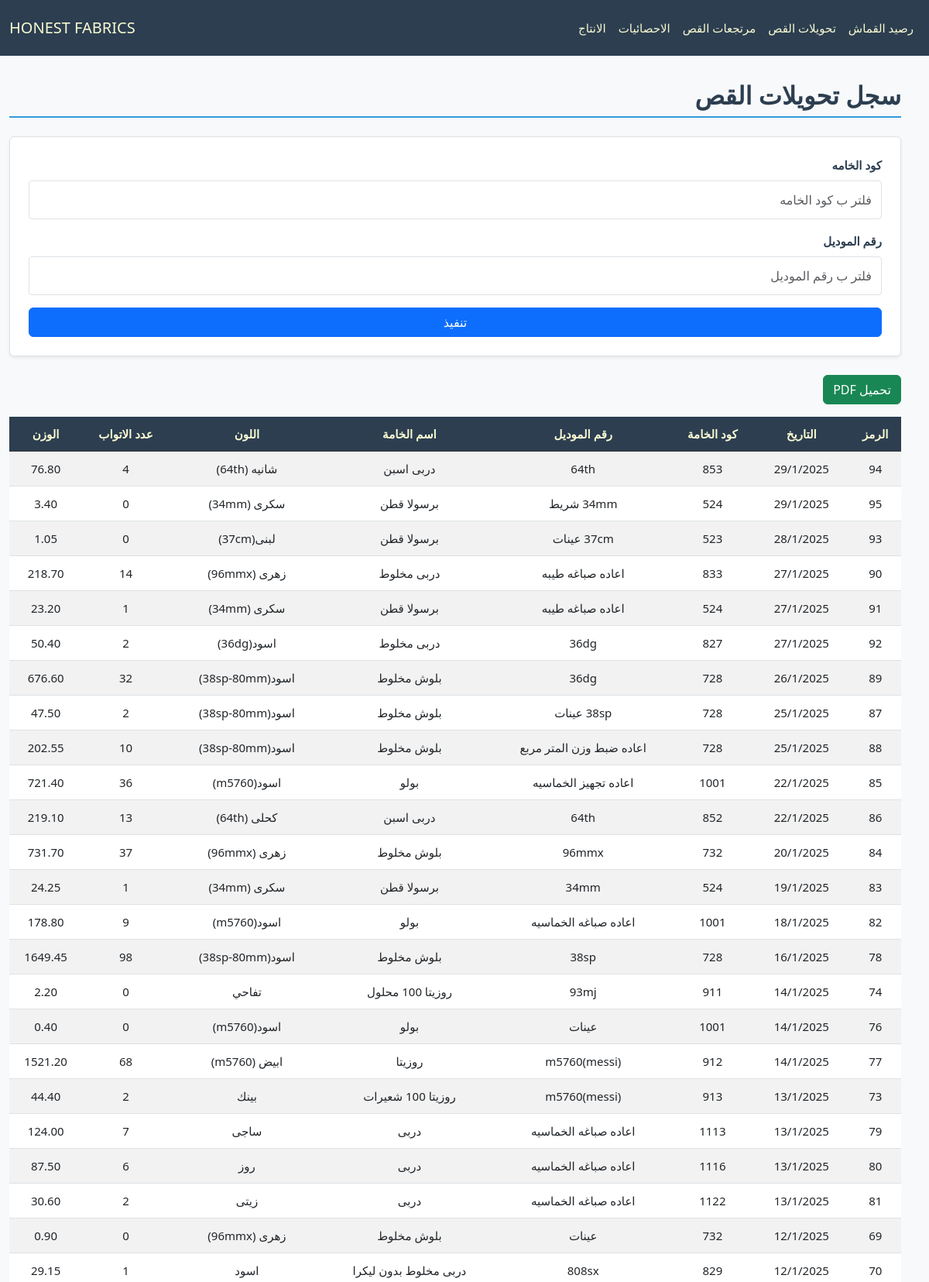
/cloth/CutTransfer/ (upper part), run on the app's committed database.
### cloth/models.py (models this page shows, shortened)
class Base(models.Model):
    id = models.IntegerField(primary_key=True, verbose_name="الرمز")
    fabric_code = models.CharField(max_length=100, verbose_name="كود الخامه", db_index=True, null=True, blank=True)
    fabric_name = models.CharField(max_length=200, verbose_name="اسم الخامه", null=True, blank=True)
    color = models.CharField(max_length=100, verbose_name="اللون", null=True, blank=True)
    roll = models.PositiveIntegerField(verbose_name="عدد الاتواب", null=True, blank=True)
    weight = models.DecimalField(max_digits=10, decimal_places=2, verbose_name="الوزن", null=True, blank=True)
    date = models.CharField(max_length=100,verbose_name="التاريخ", null=True, blank=True)
    class Meta:
        abstract = True

class CutTransfer(Base):
    model_number = models.CharField(max_length=100, verbose_name="رقم الموديل", null=True, blank=True)

### cloth/views.py (the view)
# urls.py: path('CutTransfer/', CutTransferView.as_view(), name='cut_transfer_view'),
class CutTransferView(FilterableListView):
    template_name = "cloth/cut.html"
    model = CutTransfer
    filter_fields = ['fabric_code', 'model_number']
    columns = ["الرمز","التاريخ","كود الخامة","رقم الموديل","اسم الخامة","اللون","عدد الاتواب","الوزن"]

### cloth/views.py (called while the page is built)
    def parse_date(self, date_str):
        try:
            normalized_date = date_str.replace("\\", "/")
            return datetime.strptime(normalized_date, "%d/%m/%Y")
        except (ValueError, AttributeError):
            return datetime.min

    def get_queryset(self):
        queryset = super().get_queryset()
        filters = Q()
        ordering = self.request.GET.get('order', 'desc')
        for field in self.filter_fields:
            filter_value = self.request.GET.get(field)
            if filter_value:
                filters &= Q(**{f"{field}__icontains": filter_value})
        filtered_queryset = queryset.filter(filters)
        models = list(filtered_queryset)
        models.sort(
            key=lambda x: self.parse_date(x.date) if x.date else datetime.min,
            reverse=(ordering == 'desc')
        )
        return models

    def get_context_data(self, **kwargs):
        context = super().get_context_data(**kwargs)
        update = Updates.objects.all().order_by('-date').first()
        context['update'] = localtime(update.date).strftime("%d/%m %I:%M %p") if update and update.date else None
        context['columns'] = self.columns
        model_meta = self.model._meta
        context['filter_fields'] = [
            {
                'field_name': field,
                'verbose_name': model_meta.get_field(field).verbose_name,
                'value': self.request.GET.get(field) or "",
            }
            for field in self.filter_fields
        ]
        return context

### cloth/templates/cloth/cut.html (shortened to what this page needs)
{% extends "cloth/layout.html" %}
{% block home_page %}
<a class="navbar-brand" href="{% url 'fabric_view' %}">HONEST FABRICS</a>
{% endblock %}
{% block navbar_links_small %}
{% include "cloth/nav_links.html" %}
{% endblock %}
{% block body %}
    <h2 class="section-title pt-4">سجل تحويلات القص</h2>
    <form method="get" class="filter-form mb-4 p-4 rounded shadow-sm">
        {% for filter_field in filter_fields %}
        <div class="form-group mb-3">
            <label for="filter_{{ forloop.counter }}" class="form-label">{{ filter_field.verbose_name }}</label>
            <input type="text" id="filter_{{ forloop.counter }}" name="{{ filter_field.field_name }}"
                   placeholder="فلتر ب {{ filter_field.verbose_name }}"
                   class="form-control"
                   value="{{ filter_field.value }}">
        </div>
        {% endfor %}
        <button type="submit" class="btn btn-primary w-100">تنفيذ</button>
    </form>
    <button onclick="generatePDF()" class="btn btn-success mb-3">تحميل PDF</button>
    <div style="overflow-y: auto; max-height: 70vh; position: relative;" class="table-responsive mb-4">
        <table id="data-table"  class="table table-striped">
            <thead class="table-dark">
                <tr>
                    <th style="position: sticky; top: 0;" >الرمز</th>
                    <th style="position: sticky; top: 0;" >التاريخ</th>
                    <th style="position: sticky; top: 0;" >كود الخامة</th>
                    <th style="position: sticky; top: 0;" >رقم الموديل</th>
                    <th style="position: sticky; top: 0;" >اسم الخامة</th>
                    <th style="position: sticky; top: 0;" >اللون</th>
                    <th style="position: sticky; top: 0;" >عدد الاتواب</th>
                    <th style="position: sticky; top: 0;" >الوزن</th>
                </tr>
            </thead>
            <tbody>
                {% for model in models %}
                <tr>
                    <td>{{ model.id }}</td>
                    <td>{{ model.date }}</td>
                    <td>{{ model.fabric_code }}</td>
                    <td>{{ model.model_number }}</td>
                    <td>{{ model.fabric_name }}</td>
                    <td>{{ model.color }}</td>
                    <td>{{ model.roll }}</td>
                    <td>{{ model.weight }}</td>
                </tr>
                {% empty %}
                <tr>
                    <td colspan="8" class="text-center">لا يوجد عناصر</td>
                </tr>
                {% endfor %}
            </tbody>
        </table>
    </div>
    {% endblock body %}

### cloth/static/cloth/styless.css (style rules this page uses)
:root { --primary-color: #3498db; --light-blue: #3db1ff5e; --secondary-color: #2c3e50; --success-color: #2ecc71; --danger-color: #e74c3c; --warning-color: #f1c40f; --light-bg: #f8f9fa; --dark-bg: #343a40; --light-text: lightgoldenrodyellow; --golden-text: rgb(255, 255, 0); --border-color: #dee2e6; --white-color: #ffffff; }
ul, div { padding: 0; margin: 0; }
body { background-color: var(--light-bg); margin-top: 80px; margin-inline: 0; font-family: 'Segoe UI', Tahoma, Geneva, Verdana, sans-serif; line-height: 1.6; font-size: 16px; }
#navbar, #navbar a, #navbar-menu-body, #navbar-menu-body a { color: var(--light-text) !important; }
.section-title { color: var(--secondary-color); border-bottom: 2px solid var(--primary-color); padding-bottom: 0.5rem; margin-bottom: 1.5rem; font-weight: bold; }
.table { border-collapse: separate; border-spacing: 0; border-radius: 8px; width: 100%; }
.table th, .table td { text-align: center; vertical-align: middle; padding: 10px; }
.table-striped tbody tr:nth-of-type(odd) { background-color: var(--light-bg); }
.table-dark th { background-color: var(--secondary-color); color: var(--light-text); }
.table-responsive table th, .table-responsive table td { white-space: nowrap; min-width: fit-content; }
.table-responsive table { width: 100%; table-layout: auto; }
.filter-form { background-color: var(--white-color); border: 1px solid var(--border-color); border-radius: 8px; padding: 1.5rem; box-shadow: 0 4px 6px rgba(0, 0, 0, 0.1); }
.filter-form .form-group { margin-bottom: 1.5rem; }
.filter-form .form-label { display: block; font-weight: bold; color: var(--secondary-color); margin-bottom: 0.5rem; }
.filter-form .form-control { border: 1px solid var(--border-color); border-radius: 4px; padding: 0.75rem; transition: border-color 0.3s ease, box-shadow 0.3s ease; }
@media (max-width: 1200px) { body { font-size: 15px; } }

### data on the page
CutTransfer: id "94", date "29/1/2025", fabric_code "853", model_number "64th", fabric_name "دربى اسبن", color "شانيه (64th)", roll "4", weight "76.80"
CutTransfer: id "95", date "29/1/2025", fabric_code "524", model_number "34mm شريط", fabric_name "برسولا قطن", color "سكرى (34mm)", roll "0", weight "3.40"
CutTransfer: id "93", date "28/1/2025", fabric_code "523", model_number "37cm عينات", fabric_name "برسولا قطن", color "لبنى(37cm)", roll "0", weight "1.05"
CutTransfer: id "90", date "27/1/2025", fabric_code "833", model_number "اعاده صباغه طيبه", fabric_name "دربى مخلوط", color "زهرى (96mmx)", roll "14", weight "218.70"
CutTransfer: id "91", date "27/1/2025", fabric_code "524", model_number "اعاده صباغه طيبه", fabric_name "برسولا قطن", color "سكرى (34mm)", roll "1", weight "23.20"
CutTransfer: id "92", date "27/1/2025", fabric_code "827", model_number "36dg", fabric_name "دربى مخلوط", color "اسود(36dg)", roll "2", weight "50.40"
CutTransfer: id "89", date "26/1/2025", fabric_code "728", model_number "36dg", fabric_name "بلوش مخلوط", color "اسود(38sp-80mm)", roll "32", weight "676.60"
CutTransfer: id "87", date "25/1/2025", fabric_code "728", model_number "38sp عينات", fabric_name "بلوش مخلوط", color "اسود(38sp-80mm)", roll "2", weight "47.50"
CutTransfer: id "88", date "25/1/2025", fabric_code "728", model_number "اعاده ضبط وزن المتر مربع", fabric_name "بلوش مخلوط", color "اسود(38sp-80mm)", roll "10", weight "202.55"
CutTransfer: id "85", date "22/1/2025", fabric_code "1001", model_number "اعاده تجهيز الخماسيه", fabric_name "بولو", color "اسود(m5760)", roll "36", weight "721.40"
CutTransfer: id "86", date "22/1/2025", fabric_code "852", model_number "64th", fabric_name "دربى اسبن", color "كحلى (64th)", roll "13", weight "219.10"
CutTransfer: id "84", date "20/1/2025", fabric_code "732", model_number "96mmx", fabric_name "بلوش مخلوط", color "زهرى (96mmx)", roll "37", weight "731.70"
CutTransfer: id "83", date "19/1/2025", fabric_code "524", model_number "34mm", fabric_name "برسولا قطن", color "سكرى (34mm)", roll "1", weight "24.25"
CutTransfer: id "82", date "18/1/2025", fabric_code "1001", model_number "اعاده صباغه الخماسيه", fabric_name "بولو", color "اسود(m5760)", roll "9", weight "178.80"
CutTransfer: id "78", date "16/1/2025", fabric_code "728", model_number "38sp", fabric_name "بلوش مخلوط", color "اسود(38sp-80mm)", roll "98", weight "1649.45"
CutTransfer: id "74", date "14/1/2025", fabric_code "911", model_number "93mj", fabric_name "روزيتا 100 محلول", color "تفاحي", roll "0", weight "2.20"
CutTransfer: id "76", date "14/1/2025", fabric_code "1001", model_number "عينات", fabric_name "بولو", color "اسود(m5760)", roll "0", weight "0.40"
CutTransfer: id "77", date "14/1/2025", fabric_code "912", model_number "m5760(messi)", fabric_name "روزيتا", color "ابيض (m5760)", roll "68", weight "1521.20"
CutTransfer: id "73", date "13/1/2025", fabric_code "913", model_number "m5760(messi)", fabric_name "روزيتا 100 شعيرات", color "بينك", roll "2", weight "44.40"
CutTransfer: id "79", date "13/1/2025", fabric_code "1113", model_number "اعاده صباغه الخماسيه", fabric_name "دربى", color "ساجى", roll "7", weight "124.00"
CutTransfer: id "80", date "13/1/2025", fabric_code "1116", model_number "اعاده صباغه الخماسيه", fabric_name "دربى", color "روز", roll "6", weight "87.50"
CutTransfer: id "81", date "13/1/2025", fabric_code "1122", model_number "اعاده صباغه الخماسيه", fabric_name "دربى", color "زيتى", roll "2", weight "30.60"
CutTransfer: id "69", date "12/1/2025", fabric_code "732", model_number "عينات", fabric_name "بلوش مخلوط", color "زهرى (96mmx)", roll "0", weight "0.90"
CutTransfer: id "70", date "12/1/2025", fabric_code "829", model_number "808sx", fabric_name "دربى مخلوط بدون ليكرا", color "اسود", roll "1", weight "29.15"

### other printed values
{{ filter_field.verbose_name }} "كود الخامه" "رقم الموديل"
